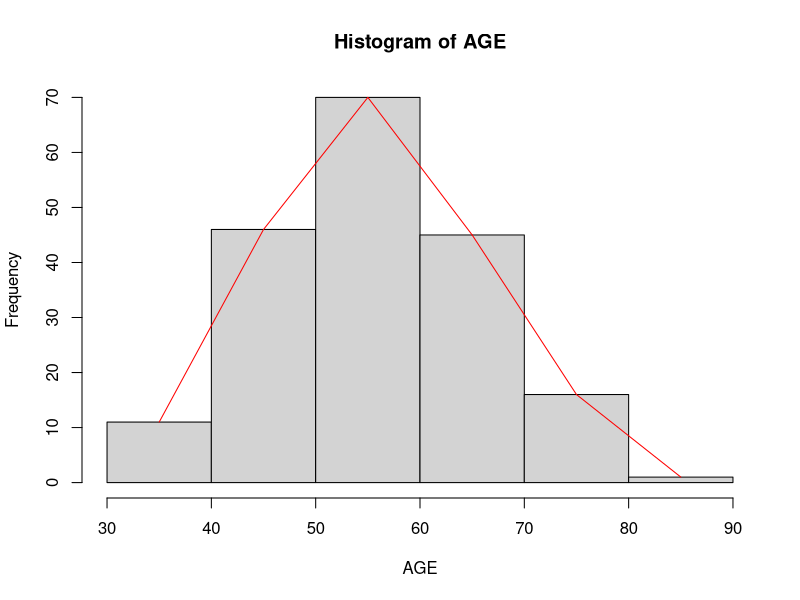

Write R code to recreate this figure.
library(ggplot2)

datos <- read.csv('EXA_C01_S04_01.csv', header=T)

attach(datos)

print(names(datos))

x <- AGE

br = seq(30,90,10)
h <- hist(AGE, breaks=br, right = F)

print(h)

frec <- h$count

print(frec)

frecAcum <- cumsum(frec)

print(frecAcum)

frecRel <- frec/sum(frec)

frecRelAcum <- cumsum(frecRel)

tabla <- data.frame(frec, frecAcum, frecRel, frecRelAcum)

print(tabla)

np1 = length(h$mids)

for (i in 1:np1-1){
	x1 = h$mids[i]
	x2 = h$mids[i+1]
	y1 = h$counts[i]
	y2 = h$counts[i+1]
	points(c(x1,x2), c(y1, y2), type='l', col='red')
}
